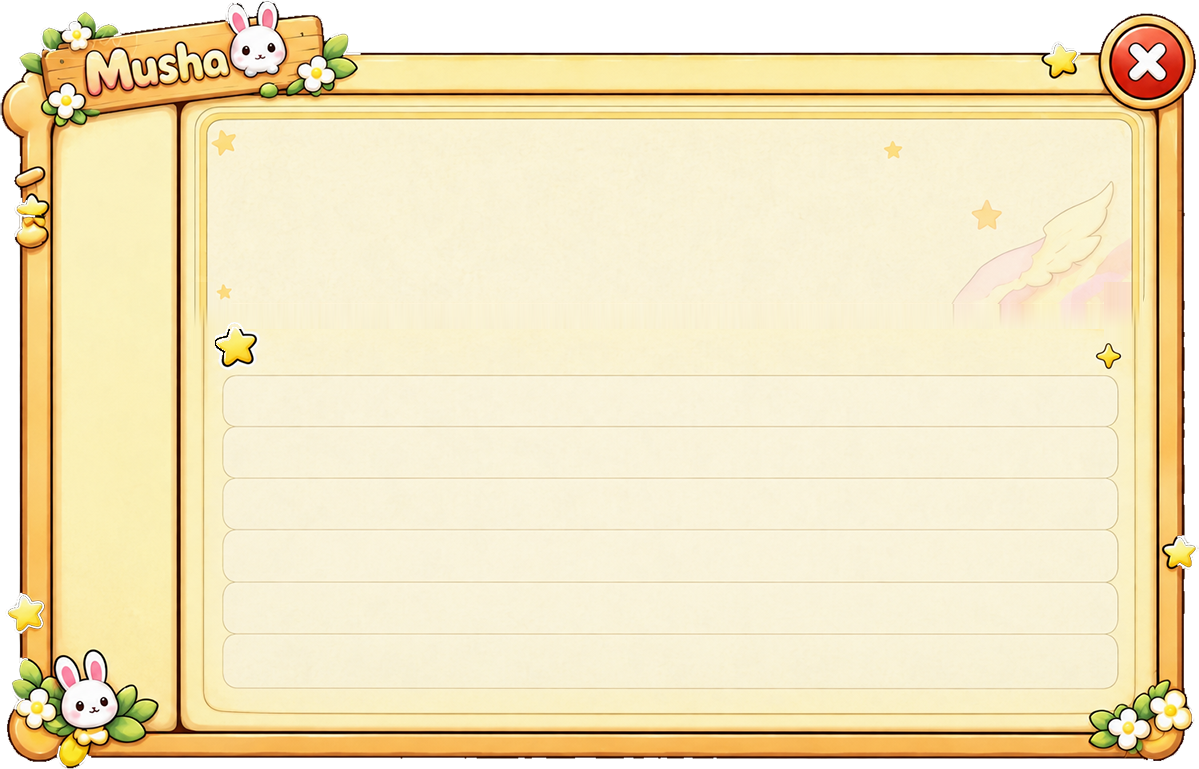
#> input picture images/panel_bg.png, 1199 x 769 px
$ python fix_panel_bg_20260925.py
#> lines starting #> are read from the running program, lines starting #| are printed output that depends on the picture
#!/usr/bin/env python3
# -*- coding: utf-8 -*-
"""panel_bg.png 检修（2026-09-25，用户标注：星星去掉 + 上下边框对不上）
1) 摘除纸面内 9 颗星星/光点（4 向最近纸色插值，保留纵向渐变；被摘补丁存 _tmp 便于回滚）
2) 重建断线：左右金竖线在"两框合并"接缝处（y≈305-500）中断、顶/底双金线局部断缺——
   按健康段剖面补画，装饰（翅膀/花/招牌）压线处跳过
原版备份：exported/_tools/_tmp/panel_bg_backup_20260925.png（git 里 panel_bg.png 也是干净的）
"""
import os
import sys
from PIL import Image

HERE = os.path.dirname(os.path.abspath(__file__))
P = os.path.join(HERE, "..", "..", "images", "panel_bg.png")
BAK = os.path.join(HERE, "_tmp", "panel_bg_backup_20260925.png")
os.makedirs(os.path.dirname(BAK), exist_ok=True)

im = Image.open(P).convert("RGBA")
#> im is the input picture: PIL image 1199x769 RGBA; mean R, G, B, A 223.7, 207.9, 168.7, 231
if not os.path.exists(BAK):
    im.save(BAK)
    print("备份 →", BAK)
px = im.load()
W, H = im.size
#> W = 1199; H = 769


def is_paper(c):
    r, g, b, a = c
    return a > 200 and r > 235 and g > 225 and b > 200


def is_line(c):
    r, g, b, a = c
    return a > 200 and r > 195 and 150 < g < 225 and 80 < b < 190


# ── 1) 摘星 ──────────────────────────────────────────────
STARS = [
    (212, 130, 235, 155), (884, 141, 901, 158), (972, 200, 1001, 229),
    (1056, 245, 1065, 252), (1067, 261, 1073, 270), (1097, 261, 1103, 268),
    (217, 284, 231, 298), (218, 339, 253, 363), (1099, 354, 1117, 366),
]
os.makedirs(os.path.join(HERE, "_tmp", "removed_stars"), exist_ok=True)
PAD = 3
for i, (x0, y0, x1, y1) in enumerate(STARS):
    x0, y0, x1, y1 = x0 - PAD, y0 - PAD, x1 + PAD, y1 + PAD
    im.crop((x0, y0, x1 + 1, y1 + 1)).save(
        os.path.join(HERE, "_tmp", "removed_stars", "star_%02d.png" % i))
    for y in range(y0, y1 + 1):
        for x in range(x0, x1 + 1):
            # 4 向最近的纸面像素
            acc, wt = [0, 0, 0], 0
            for dx, dy, dw in ((1, 0, 1), (-1, 0, 1), (0, 1, 1), (0, -1, 1)):
                xx, yy = x, y
                step = 0
                while 0 <= xx + dx < W and 0 <= yy + dy < H and step < 120:
                    xx += dx; yy += dy; step += 1
                    if not (x0 <= xx <= x1 and y0 <= yy <= y1) and is_paper(px[xx, yy]):
                        w = dw / step
                        c = px[xx, yy]
                        acc[0] += c[0] * w; acc[1] += c[1] * w; acc[2] += c[2] * w
                        wt += w
                        break
            if wt:
                px[x, y] = (round(acc[0] / wt), round(acc[1] / wt), round(acc[2] / wt), 255)
#> this loop made 9 passes
#> pass 1, `im.crop((x0, y0, x1 + 1, y1 + 1)).save( os.path.join(HERE, "_tmp", "re..`:
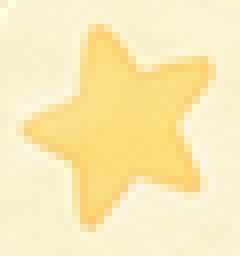
#> saved as star_00.png: PIL image 30x32 RGBA (shown 8 times larger); mean R, G, B, A 250.3, 234.5, 183.5, 255
#> pass 2, `im.crop((x0, y0, x1 + 1, y1 + 1)).save( os.path.join(HERE, "_tmp", "re..`:
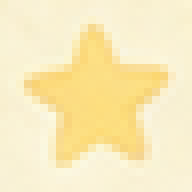
#> saved as star_01.png: PIL image 24x24 RGBA (shown 8 times larger); mean R, G, B, A 249.9, 235.7, 188.9, 255
print("摘星 9 颗完成")


# ── 2) 断线重建 ──────────────────────────────────────────
def presence_x(y, x0, x1):        # 竖线上某 y 是否有线
    return any(is_line(px[x, y]) for x in range(x0, x1 + 1))


def presence_y(x, y0, y1):        # 横线上某 x 是否有线
    return any(is_line(px[x, y]) for y in range(y0, y1 + 1))


def missing_runs(vals):
    runs, cur = [], None
    for i, v in enumerate(vals):
        if not v:
            cur = [i, i] if cur is None else [cur[0], i]
        else:
            if cur and cur[1] - cur[0] >= 3:
                runs.append(cur)
            cur = None
    if cur and cur[1] - cur[0] >= 3:
        runs.append(cur)
    return runs


def stamp_column(x0, x1, y0, y1, src_y):
    """把 (x0..x1, src_y) 的一行线剖面竖直盖印到 y0..y1"""
    for y in range(y0, y1 + 1):
        for x in range(x0, x1 + 1):
            px[x, y] = px[x, src_y]


def stamp_row(y0, y1, x0, x1, src_x):
    for x in range(x0, x1 + 1):
        for y in range(y0, y1 + 1):
            px[x, y] = px[src_x, y]


def paper_guard_x(x0, x1, y):
    return is_paper(px[x1 + 3, y]) or is_paper(px[x0 - 3, y])


def paper_guard_y(y0, y1, x):
    return is_paper(px[x, y1 + 3]) or is_paper(px[x, y0 - 3])


# 左竖线（健康段 y 200-300 的剖面；线心 x≈198-206）
LX0, LX1 = 195, 210
pres = [presence_x(y, LX0, LX1) for y in range(140, 700)]
#> pres = 560 items, first 6: True, True, True, True, True, True
for a, b in missing_runs(pres):
    y0, y1 = 140 + a, 140 + b
    if paper_guard_x(LX0, LX1, (y0 + y1) // 2):
        stamp_column(LX0, LX1, y0, y1, 250)
        print("左竖线补画 y %d-%d" % (y0, y1))
#> this loop made 0 passes

# 右竖线
RX0, RX1 = 1128, 1144
#> RX0 = 1128; RX1 = 1144
pres = [presence_x(y, RX0, RX1) for y in range(140, 700)]
for a, b in missing_runs(pres):
    y0, y1 = 140 + a, 140 + b
    if paper_guard_x(RX0, RX1, (y0 + y1) // 2):
        stamp_column(RX0, RX1, y0, y1, 250)
        print("右竖线补画 y %d-%d" % (y0, y1))

# 顶双横线（两道）
for (Y0, Y1, tag) in ((106, 116, "顶A"), (116, 124, "顶B")):
    pres = [presence_y(x, Y0, Y1) for x in range(215, 1125)]
    for a, b in missing_runs(pres):
        x0, x1 = 215 + a, 215 + b
        if paper_guard_y(Y0, Y1, (x0 + x1) // 2):
            stamp_row(Y0, Y1, x0, x1, 600 if Y0 < 112 else 300)
            print("%s补画 x %d-%d" % (tag, x0, x1))
#> this loop made 2 passes
#> (Y0, Y1, tag) on pass 1: (106, 116, '顶A')
#> (Y0, Y1, tag) on pass 2: (116, 124, '顶B')

# 底双横线
for (Y0, Y1, tag) in ((707, 717, "底A"), (725, 733, "底B")):
    pres = [presence_y(x, Y0, Y1) for x in range(215, 1125)]
    for a, b in missing_runs(pres):
        x0, x1 = 215 + a, 215 + b
        if paper_guard_y(Y0, Y1, (x0 + x1) // 2):
            stamp_row(Y0, Y1, x0, x1, 600)
            print("%s补画 x %d-%d" % (tag, x0, x1))
#> this loop made 2 passes
#> (Y0, Y1, tag) on passes 1 to 2: (707, 717, '底A'), (725, 733, '底B')
#| 底A补画 x 1120-1124
#| 底B补画 x 1114-1122

im.save(P)
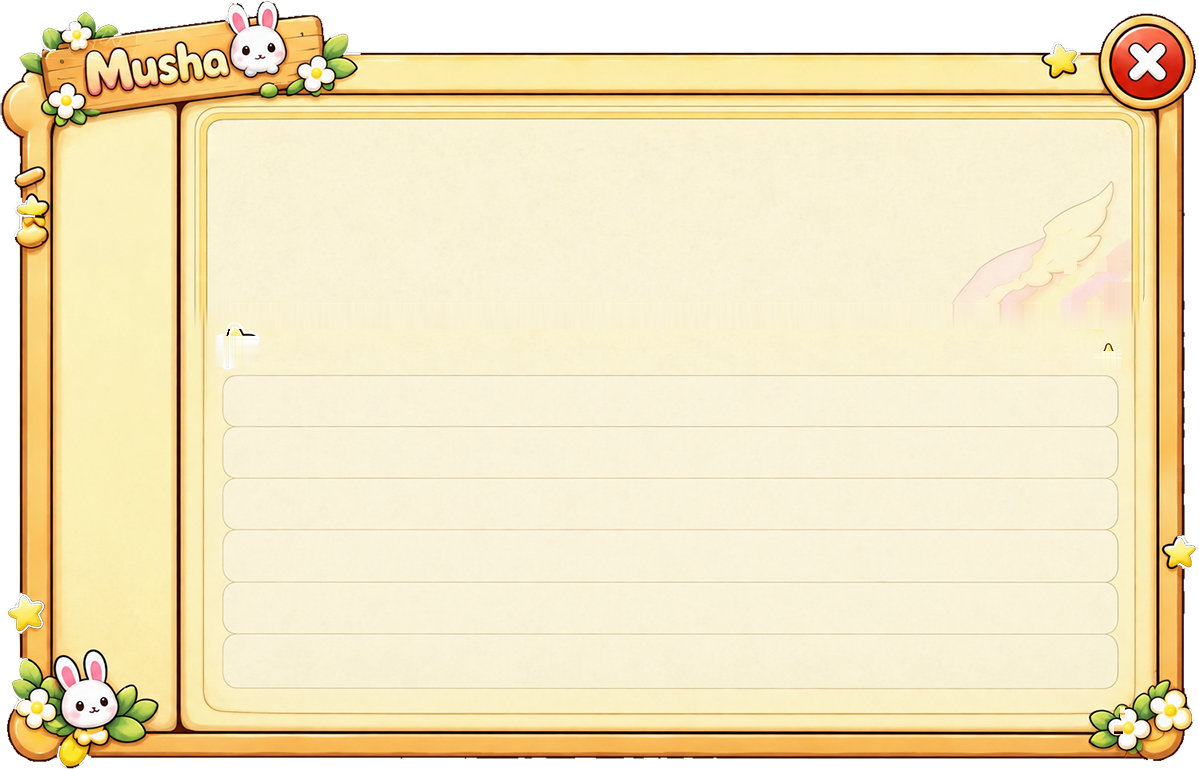
#> saved as panel_bg.png: PIL image 1199x769 RGBA; mean R, G, B, A 223.8, 208.1, 169, 231; transparent parts drawn white
print("已保存", P)
